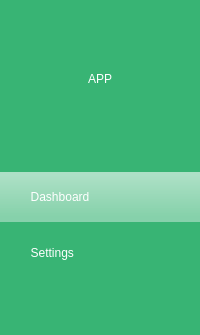
            <widget class="QWidget" name="verticalWidget_panal" native="true">
             <property name="minimumSize">
              <size>
               <width>200</width>
               <height>0</height>
              </size>
             </property>
             <property name="maximumSize">
              <size>
               <width>200</width>
               <height>16777215</height>
              </size>
             </property>
             <property name="styleSheet">
              <string notr="true">background-color :rgb(56 , 180 , 116) ;

font: 8.5pt &quot;Segoe UI&quot;;
</string>
             </property>
             <layout class="QVBoxLayout" name="verticalLayout_5">
              <property name="spacing">
               <number>6</number>
              </property>
              <property name="leftMargin">
               <number>0</number>
              </property>
              <property name="topMargin">
               <number>12</number>
              </property>
              <property name="rightMargin">
               <number>0</number>
              </property>
              <property name="bottomMargin">
               <number>17</number>
              </property>
              <item>
               <spacer name="verticalSpacer">
                <property name="orientation">
                 <enum>Qt::Vertical</enum>
                </property>
                <property name="sizeType">
                 <enum>QSizePolicy::Fixed</enum>
                </property>
                <property name="sizeHint" stdset="0">
                 <size>
                  <width>20</width>
                  <height>60</height>
                 </size>
                </property>
               </spacer>
              </item>
              <item alignment="Qt::AlignHCenter">
               <widget class="QLabel" name="label">
                <property name="styleSheet">
                 <string notr="true">font: 81 16pt &quot;Montserrat ExtraBold&quot;;
color : white ;</string>
                </property>
                <property name="text">
                 <string>APP</string>
                </property>
               </widget>
              </item>
              <item>
               <spacer name="verticalSpacer_4">
                <property name="orientation">
                 <enum>Qt::Vertical</enum>
                </property>
                <property name="sizeType">
                 <enum>QSizePolicy::Fixed</enum>
                </property>
                <property name="sizeHint" stdset="0">
                 <size>
                  <width>20</width>
                  <height>60</height>
                 </size>
                </property>
               </spacer>
              </item>
              <item>
               <widget class="QLabel" name="appname">
                <property name="styleSheet">
                 <string notr="true">color : #858585 ;</string>
                </property>
                <property name="text">
                 <string/>
                </property>
                <property name="alignment">
                 <set>Qt::AlignCenter</set>
                </property>
               </widget>
              </item>
              <item>
               <widget class="QRadioButton" name="page_1">
                <property name="minimumSize">
                 <size>
                  <width>200</width>
                  <height>50</height>
                 </size>
                </property>
                <property name="maximumSize">
                 <size>
                  <width>200</width>
                  <height>50</height>
                 </size>
                </property>
                <property name="styleSheet">
                 <string notr="true">QRadioButton{ 
background-color :  transparent;
border : none ;
Text-align:centre;
padding-left : 18px;
color : white;
font: 8pt &quot;Montserrat&quot;;
 }

QRadioButton::checked {
background-color :  qlineargradient(spread:pad, x1:0.476, y1:0.0626364, x2:0.477273, y2:0.885, stop:0 rgba(255, 255, 255, 150), stop:1 rgba(255, 255, 255, 100))
  
 }

QRadioButton::indicator {
  width:                  0px;
  height:                 0px;
 border-radius:          0px;
 }</string>
                </property>
                <property name="text">
                 <string>  Dashboard</string>
                </property>
                <property name="icon">
                 <iconset resource="../icons/image.qrc">
                  <normaloff>:/image/chart/line-chart-solid.svg</normaloff>:/image/chart/line-chart-solid.svg</iconset>
                </property>
                <property name="iconSize">
                 <size>
                  <width>25</width>
                  <height>25</height>
                 </size>
                </property>
                <property name="checked">
                 <bool>true</bool>
                </property>
               </widget>
              </item>
              <item>
               <widget class="QRadioButton" name="page_2">
                <property name="minimumSize">
                 <size>
                  <width>200</width>
                  <height>50</height>
                 </size>
                </property>
                <property name="maximumSize">
                 <size>
                  <width>200</width>
                  <height>50</height>
                 </size>
                </property>
                <property name="styleSheet">
                 <string notr="true">QRadioButton{ 
background-color :  transparent;
border : none ;
Text-align:centre;
padding-left : 18px;
color : white;
font: 8pt &quot;Montserrat&quot;;
 }

QRadioButton::checked {
background-color :  qlineargradient(spread:pad, x1:0.476, y1:0.0626364, x2:0.477273, y2:0.885, stop:0 rgba(255, 255, 255, 150), stop:1 rgba(255, 255, 255, 100))
  
 }

QRadioButton::indicator {
  width:                  0px;
  height:                 0px;
 border-radius:          0px;
 }</string>
                </property>
                <property name="text">
                 <string>  Settings</string>
                </property>
                <property name="icon">
                 <iconset resource="../icons/image.qrc">
                  <normaloff>:/image/core/settings-solid.svg</normaloff>:/image/core/settings-solid.svg</iconset>
                </property>
                <property name="iconSize">
                 <size>
                  <width>25</width>
                  <height>25</height>
                 </size>
                </property>
                <property name="checked">
                 <bool>false</bool>
                </property>
               </widget>
              </item>
              <item>
               <spacer name="verticalSpacer_2">
                <property name="orientation">
                 <enum>Qt::Vertical</enum>
                </property>
                <property name="sizeHint" stdset="0">
                 <size>
                  <width>20</width>
                  <height>40</height>
                 </size>
                </property>
               </spacer>
              </item>
             </layout>
            </widget>
